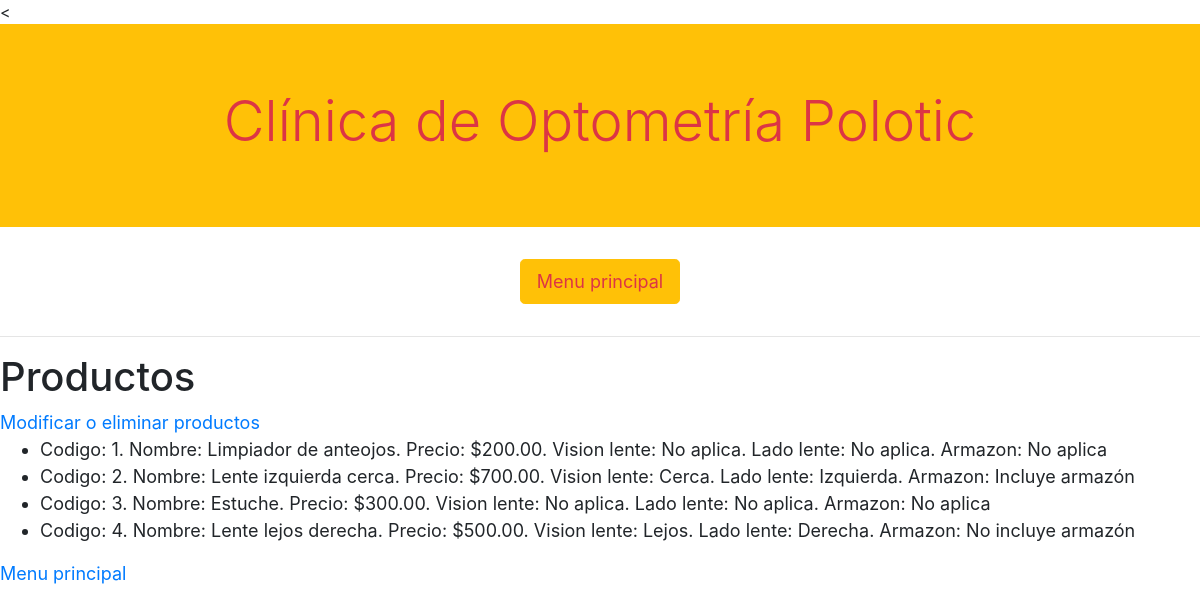
The page /productos on the database its author committed.
### clinica/models.py (models this page shows, shortened)
class Producto(models.Model):
    nombre_producto = models.CharField(max_length=64)
    precio = models.DecimalField(decimal_places=2, max_digits=5)
    lejos_cerca = models.ForeignKey(LejosCerca, on_delete=models.RESTRICT, related_name="lejos_o_cerca")
    izquierda_derecha = models.ForeignKey(IzquierdaDerecha, on_delete=models.RESTRICT, related_name="izquierda_o_derecha")
    armazon = models.ForeignKey(Armazon, on_delete=models.RESTRICT, related_name="incluye_armazon")

class LejosCerca(models.Model):
    lejos_cerca = models.CharField(max_length=64)
    def __str__(self):
        return f" {self.lejos_cerca}"

class IzquierdaDerecha(models.Model):
    izquierda_derecha = models.CharField(max_length=64)
    def __str__(self):
        return f" {self.izquierda_derecha}"

class Armazon(models.Model):
    armazon = models.CharField(max_length=64)
    def __str__(self):
        return f" {self.armazon}"

### clinica/views.py (the view)
# urls.py: path("productos", views.productos, name = "productos"),
def productos(request):
    return render(request,"clinica/productos.html", {
        "titulo": "Productos",
        "productos": Producto.objects.all()
        })

### clinica/templates/clinica/productos.html
{% extends "clinica/layout.html" %}
{% block body %}
<h1>{{titulo}}</h1>
<a href="{% url 'admin:index' %}">Modificar o eliminar productos</a>
<ul>
{% for producto in productos %}
<li>Codigo: {{producto.id}}. Nombre: {{producto.nombre_producto}}. Precio: ${{producto.precio}}. Vision lente: {{producto.lejos_cerca}}. Lado lente: {{producto.izquierda_derecha}}. Armazon: {{producto.armazon}}</li>
{% endfor %}
</ul>
<a href="{% url 'usuarios:index' %}">Menu principal</a>
{% endblock %}

### clinica/static/css/clinica.css (style rules this page uses)
@media screen and (min-width: 770px) { a, p, li { font-size: 18px !important; } }

### rows shown on the page
Producto: id "1", nombre_producto "Limpiador de anteojos", precio "200.00", lejos_cerca "No aplica", izquierda_derecha "No aplica", armazon "No aplica"
Producto: id "2", nombre_producto "Lente izquierda cerca", precio "700.00", lejos_cerca "Cerca", izquierda_derecha "Izquierda", armazon "Incluye armazón"
Producto: id "3", nombre_producto "Estuche", precio "300.00", lejos_cerca "No aplica", izquierda_derecha "No aplica", armazon "No aplica"
Producto: id "4", nombre_producto "Lente lejos derecha", precio "500.00", lejos_cerca "Lejos", izquierda_derecha "Derecha", armazon "No incluye armazón"

### other values the page prints
{{ titulo }} "Productos"
